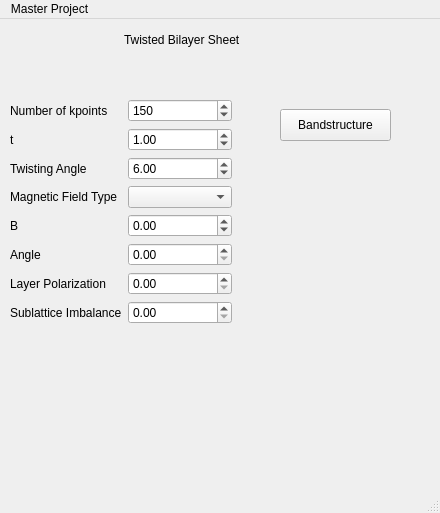
<?xml version="1.0" encoding="UTF-8"?>
<ui version="4.0">
 <class>Monolayer</class>
 <widget class="QMainWindow" name="Monolayer">
  <property name="geometry">
   <rect>
    <x>0</x>
    <y>0</y>
    <width>440</width>
    <height>513</height>
   </rect>
  </property>
  <property name="maximumSize">
   <size>
    <width>440</width>
    <height>790</height>
   </size>
  </property>
  <property name="windowTitle">
   <string>MainWindow</string>
  </property>
  <widget class="QWidget" name="Monolayer_2">
   <widget class="QWidget" name="verticalLayoutWidget">
    <property name="geometry">
     <rect>
      <x>10</x>
      <y>10</y>
      <width>231</width>
      <height>22</height>
     </rect>
    </property>
    <layout class="QHBoxLayout" name="horizontalLayout">
     <item>
      <spacer name="horizontalSpacer">
       <property name="orientation">
        <enum>Qt::Horizontal</enum>
       </property>
       <property name="sizeHint" stdset="0">
        <size>
         <width>40</width>
         <height>20</height>
        </size>
       </property>
      </spacer>
     </item>
     <item>
      <widget class="QLabel" name="label">
       <property name="text">
        <string>Twisted Bilayer Sheet</string>
       </property>
      </widget>
     </item>
    </layout>
   </widget>
   <widget class="QWidget" name="layoutWidget">
    <property name="geometry">
     <rect>
      <x>10</x>
      <y>80</y>
      <width>222</width>
      <height>341</height>
     </rect>
    </property>
    <layout class="QFormLayout" name="formLayout">
     <item row="1" column="0">
      <widget class="QLabel" name="label_12">
       <property name="text">
        <string>Number of kpoints</string>
       </property>
      </widget>
     </item>
     <item row="1" column="1">
      <widget class="QSpinBox" name="Nk">
       <property name="maximum">
        <number>300</number>
       </property>
       <property name="value">
        <number>150</number>
       </property>
      </widget>
     </item>
     <item row="2" column="0">
      <widget class="QLabel" name="label_3">
       <property name="text">
        <string>t</string>
       </property>
      </widget>
     </item>
     <item row="2" column="1">
      <widget class="QDoubleSpinBox" name="Hoppingt2">
       <property name="whatsThis">
        <string extracomment="INtra layer hopping"/>
       </property>
       <property name="locale">
        <locale language="English" country="UnitedKingdom"/>
       </property>
       <property name="decimals">
        <number>2</number>
       </property>
       <property name="minimum">
        <double>0.000000000000000</double>
       </property>
       <property name="maximum">
        <double>3.000000000000000</double>
       </property>
       <property name="singleStep">
        <double>0.010000000000000</double>
       </property>
       <property name="value">
        <double>1.000000000000000</double>
       </property>
      </widget>
     </item>
     <item row="3" column="0">
      <widget class="QLabel" name="label_4">
       <property name="text">
        <string>Twisting Angle</string>
       </property>
      </widget>
     </item>
     <item row="3" column="1">
      <widget class="QDoubleSpinBox" name="TwistAngle">
       <property name="whatsThis">
        <string extracomment="Inter layer hopping"/>
       </property>
       <property name="locale">
        <locale language="English" country="UnitedKingdom"/>
       </property>
       <property name="showGroupSeparator" stdset="0">
        <bool>false</bool>
       </property>
       <property name="minimum">
        <double>0.000000000000000</double>
       </property>
       <property name="maximum">
        <double>30.000000000000000</double>
       </property>
       <property name="singleStep">
        <double>1.000000000000000</double>
       </property>
       <property name="value">
        <double>6.000000000000000</double>
       </property>
      </widget>
     </item>
     <item row="5" column="0">
      <widget class="QLabel" name="label_11">
       <property name="text">
        <string>Magnetic Field Type</string>
       </property>
      </widget>
     </item>
     <item row="5" column="1">
      <widget class="QComboBox" name="SelectBBil"/>
     </item>
     <item row="7" column="0">
      <widget class="QLabel" name="label_5">
       <property name="text">
        <string>B</string>
       </property>
      </widget>
     </item>
     <item row="7" column="1">
      <widget class="QDoubleSpinBox" name="Magneticfield2">
       <property name="toolTipDuration">
        <number>-2</number>
       </property>
       <property name="whatsThis">
        <string extracomment="Magnetic field strength"/>
       </property>
       <property name="locale">
        <locale language="English" country="UnitedKingdom"/>
       </property>
       <property name="minimum">
        <double>-5.000000000000000</double>
       </property>
       <property name="maximum">
        <double>5.000000000000000</double>
       </property>
       <property name="singleStep">
        <double>0.010000000000000</double>
       </property>
      </widget>
     </item>
     <item row="8" column="0">
      <widget class="QLabel" name="label_20">
       <property name="text">
        <string>Angle</string>
       </property>
      </widget>
     </item>
     <item row="8" column="1">
      <widget class="QDoubleSpinBox" name="BAngle">
       <property name="locale">
        <locale language="English" country="UnitedKingdom"/>
       </property>
       <property name="maximum">
        <double>4.000000000000000</double>
       </property>
       <property name="singleStep">
        <double>0.100000000000000</double>
       </property>
      </widget>
     </item>
     <item row="10" column="0">
      <widget class="QLabel" name="label_6">
       <property name="text">
        <string>Layer Polarization</string>
       </property>
      </widget>
     </item>
     <item row="10" column="1">
      <widget class="QDoubleSpinBox" name="OnsiteV">
       <property name="whatsThis">
        <string extracomment="On-site potential"/>
       </property>
       <property name="locale">
        <locale language="English" country="UnitedKingdom"/>
       </property>
       <property name="maximum">
        <double>1.000000000000000</double>
       </property>
       <property name="singleStep">
        <double>0.010000000000000</double>
       </property>
      </widget>
     </item>
     <item row="11" column="0">
      <widget class="QLabel" name="label_7">
       <property name="text">
        <string>Sublattice Imbalance</string>
       </property>
      </widget>
     </item>
     <item row="11" column="1">
      <widget class="QDoubleSpinBox" name="OnsiteV_2">
       <property name="whatsThis">
        <string extracomment="On-site potential"/>
       </property>
       <property name="locale">
        <locale language="English" country="UnitedKingdom"/>
       </property>
       <property name="maximum">
        <double>1.000000000000000</double>
       </property>
       <property name="singleStep">
        <double>0.010000000000000</double>
       </property>
      </widget>
     </item>
    </layout>
   </widget>
   <widget class="QPushButton" name="PlotSummary">
    <property name="geometry">
     <rect>
      <x>280</x>
      <y>90</y>
      <width>111</width>
      <height>32</height>
     </rect>
    </property>
    <property name="text">
     <string>Bandstructure</string>
    </property>
   </widget>
  </widget>
  <widget class="QMenuBar" name="menubar">
   <property name="geometry">
    <rect>
     <x>0</x>
     <y>0</y>
     <width>440</width>
     <height>22</height>
    </rect>
   </property>
   <widget class="QMenu" name="menuMaster_Project">
    <property name="title">
     <string>Master Project</string>
    </property>
    <addaction name="actionMonolayer"/>
   </widget>
   <addaction name="menuMaster_Project"/>
  </widget>
  <widget class="QStatusBar" name="statusbar"/>
  <action name="actionMonolayer">
   <property name="text">
    <string>Bilayer</string>
   </property>
  </action>
 </widget>
 <resources/>
 <connections/>
</ui>
